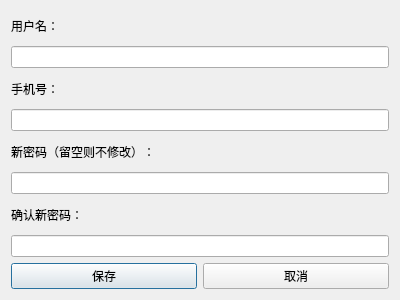
<?xml version="1.0" encoding="UTF-8"?>
<ui version="4.0">
	<class>UserInfoDialog</class>
	<widget class="QDialog" name="UserInfoDialog">
		<property name="geometry">
			<rect>
				<x>0</x>
				<y>0</y>
				<width>400</width>
				<height>300</height>
			</rect>
		</property>
		<property name="windowTitle">
			<string>用户信息</string>
		</property>
		<layout class="QVBoxLayout" name="verticalLayout">
			<item>
				<widget class="QLabel" name="nameLabel">
					<property name="text">
						<string>用户名：</string>
					</property>
				</widget>
			</item>
			<item>
				<widget class="QLineEdit" name="usernameLineEdit"/>
			</item>
			<item>
				<widget class="QLabel" name="phoneLabel">
					<property name="text">
						<string>手机号：</string>
					</property>
				</widget>
			</item>
			<item>
				<widget class="QLineEdit" name="phoneLineEdit"/>
			</item>
			<item>
				<widget class="QLabel" name="newpasswordLabel">
					<property name="text">
						<string>新密码（留空则不修改）：</string>
					</property>
				</widget>
			</item>
			<item>
				<widget class="QLineEdit" name="newPasswordLineEdit">
					<property name="echoMode">
						<enum>QLineEdit::Password</enum>
					</property>
				</widget>
			</item>
			<item>
				<widget class="QLabel" name="confirmpasswordlabel">
					<property name="text">
						<string>确认新密码：</string>
					</property>
				</widget>
			</item>
			<item>
				<widget class="QLineEdit" name="confirmPasswordLineEdit">
					<property name="echoMode">
						<enum>QLineEdit::Password</enum>
					</property>
				</widget>
			</item>
			<item>
				<layout class="QHBoxLayout" name="buttonLayout">
					<item>
						<widget class="QPushButton" name="saveButton">
							<property name="text">
								<string>保存</string>
							</property>
						</widget>
					</item>
					<item>
						<widget class="QPushButton" name="cancelButton">
							<property name="text">
								<string>取消</string>
							</property>
						</widget>
					</item>
				</layout>
			</item>
		</layout>
	</widget>
	<resources/>
	<connections/>
</ui>
